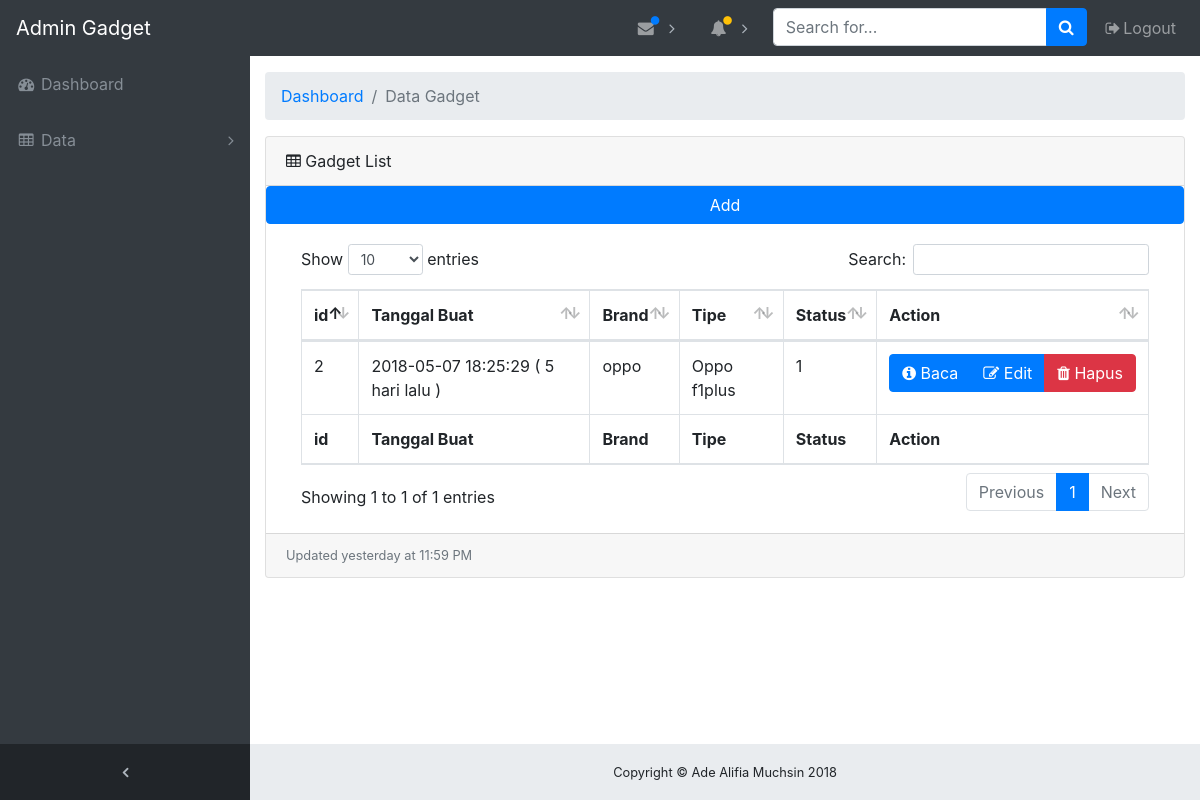
The app's page /index.php/admin/gadget, older data.
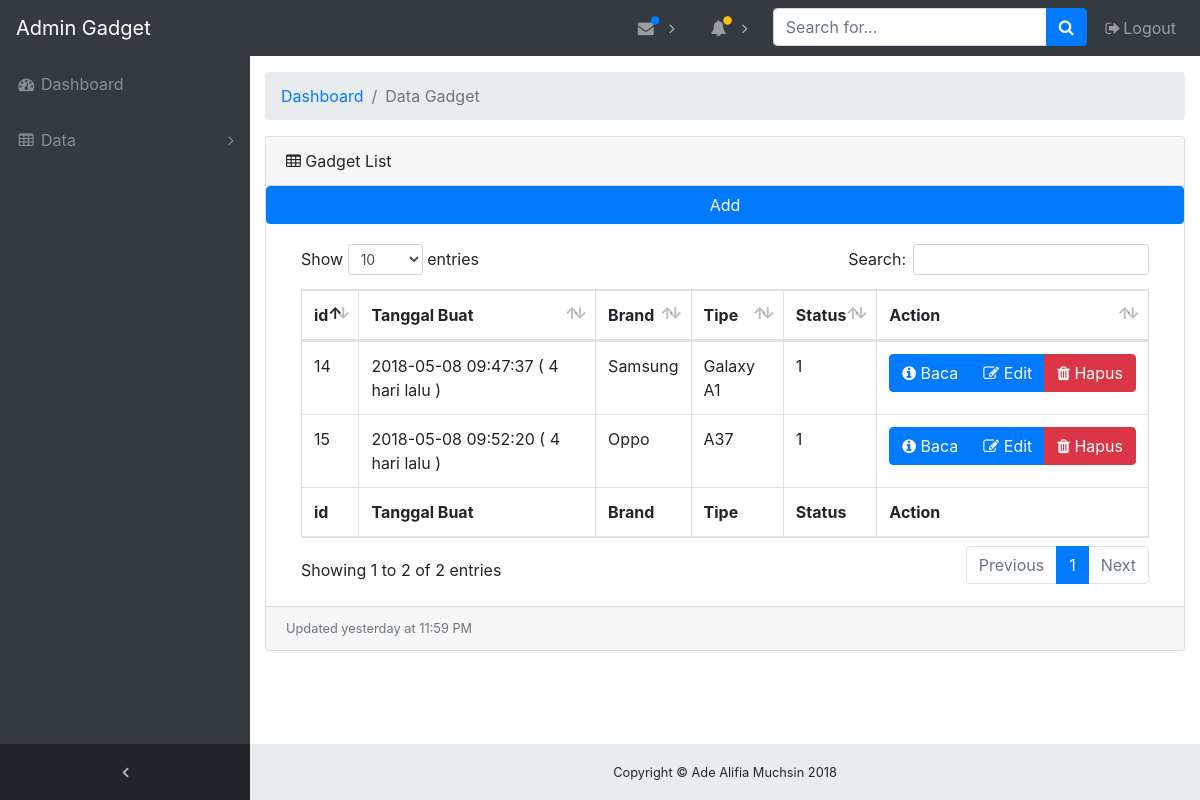
The same page, newer data.
### tables this page shows
CREATE TABLE `gadget_table` (
  `post_id` int(11) NOT NULL,
  `post_date` datetime DEFAULT '0000-00-00 00:00:00',
  `fk_brand_id` int(11) NOT NULL,
  `post_name` varchar(120) NOT NULL,
  `post_slug` varchar(120) NOT NULL,
  `post_keccpu` varchar(120) NOT NULL,
  `post_ram` int(11) NOT NULL,
  `post_battery` varchar(120) NOT NULL,
  `post_frontcam` varchar(120) NOT NULL,
  `post_backcam` varchar(120) NOT NULL,
  `post_int` int(11) NOT NULL,
  `post_thumbnail` varchar(120) NOT NULL,
  `post_status` tinyint(4) NOT NULL DEFAULT '1',
  `date_created` datetime NOT NULL DEFAULT CURRENT_TIMESTAMP
);

CREATE TABLE `brand` (
  `brand_id` int(11) NOT NULL,
  `brand_name` varchar(120) NOT NULL,
  `brand_description` varchar(200) NOT NULL,
  `date_created` timestamp NOT NULL DEFAULT CURRENT_TIMESTAMP
);

### application/controllers/Admin.php (called while the page is built, shortened)
<?php
class Admin extends CI_Controller {
	function __construct()
	{
		$this->load->helper('MY');
		$this->load->model('gadget_model');
		$this->load->model('brand_model');
		$this->load->model('user_model');
		$this->load->model('stockprice_model');
	}
	public function gadget(){
		$data['page_title'] = 'Gadget List';
		$data['all_gadget'] = $this->gadget_model->get_all_gadget();
		$this->load->view("templates/v_admin_header");
		$this->load->view('admin/gadget_view',$data);
		$this->load->view("templates/v_admin_footer");
	}
}

### index.php (called while the page is built, shortened)
<?php
require_once BASEPATH.'core/CodeIgniter.php';

### application/models/Gadget_model.php (called while the page is built, shortened)
<?php
    class Gadget_model extends CI_Model {
        public function get_all_gadget( $limit = FALSE, $offset = FALSE ) {
            $this->db->order_by('gadget_table.post_date', 'DESC');
            $this->db->join('brand', 'brand.brand_id = gadget_table.fk_brand_id');
            $query = $this->db->get('gadget_table');
            return $query->result();
        }
    }

### application/helpers/MY_helper.php (called while the page is built, shortened)
<?php
if (!function_exists('time_ago')) {
    function time_ago($time)
    {
        $periods = array("detik", "menit", "jam", "hari", "minggu", "bulan", "tahun", "dekade");
        $lengths = array("60", "60", "24", "7", "4.35", "12", "10");
        $now = time();
        $difference = $now - strtotime($time);
        $tense = "lalu";
        for ($j = 0; $difference >= $lengths[$j] && $j < count($lengths) - 1; $j++) {
            $difference /= $lengths[$j];
        }
        $difference = round($difference);
        return "$difference $periods[$j] $tense ";
    }
}

### application/views/admin/gadget_view.php (the view)
<?php defined('BASEPATH') OR exit('No direct script access allowed'); ?><!doctype html>
<div class="content-wrapper">
    <div class="container-fluid">
      <ol class="breadcrumb">
        <li class="breadcrumb-item">
          <a href="#">Dashboard</a>
        </li>
        <li class="breadcrumb-item active">Data Gadget</li>
      </ol>
      <div class="card mb-3">
        <div class="card-header">
          <i class="fa fa-table"></i> <?php echo $page_title ?>
          </div>
          <?php echo anchor('gadget/create', 'Add', array('class' => 'btn btn-primary')); ?>
        <div class="card-body">
          <div class="table-responsive">
            <table class="table table-bordered" id="dataTable" width="100%" cellspacing="0">
              <thead>
                <tr>
                  <th>id</th>
                  <th>Tanggal Buat</th>
                  <th>Brand</th>
                  <th>Tipe</th>
                  <th>Status</th>
                  <th>Action</th>
                </tr>
              </thead>
              <tfoot>
                <tr>
                  <th>id</th>
                  <th>Tanggal Buat</th>
                  <th>Brand</th>
                  <th>Tipe</th>
                  <th>Status</th>
                  <th>Action</th>
                </tr>
              </tfoot>
              <tbody>
              <?php if( !empty($all_gadget) ) : ?>
              <?php
                foreach ($all_gadget as $key) :
              ?>
                <tr>
                  <td><?php echo $key->post_id ?></td>
                  <td><?php echo $key->post_date ?> ( <?php echo time_ago($key->post_date)?>)</td>
                  <td><?php echo $key->brand_name ?></td>
                  <td><?php echo word_limiter($key->post_name, 10) ?></td>
                  <td><?php echo $key->post_status ?></td>
                  <td>
                    <div class="btn-group">
                    <a href="<?php echo base_url(). 'gadget/read/'.$key->post_slug ?>" class="btn btn-primary"><span class="fa fa-info-circle"></span> Baca</a>
                    <a href="<?php echo base_url(). 'gadget/edit/' . $key->post_id ?>" class="btn btn-primary"><span class="fa fa-edit"></span> Edit</a>
                    <a href="<?php echo base_url(). 'gadget/delete/' . $key->post_id ?>" onClick="return confirm('Apakah anda yakin ingin menghapus data ini?')" class="btn btn-danger"><span class="fa fa-trash"></span> Hapus</a>
                </div>
                  </td>
                </tr>
              <?php endforeach; ?>
              <?php else : ?>
              <p>Belum ada data.</p>
              <?php endif; ?>
              </tbody>
            </table>
          </div>
        </div>
        <div class="card-footer small text-muted">Updated yesterday at 11:59 PM</div>
      </div>
    </div>

Row changes from the older to the newer data that the page shows:
removed gadget_table: post_id "2", post_date "2018-05-07 18:25:29", post_date "5 hari lalu", fk_brand.brand_name "oppo", post_name "Oppo f1plus", post_status "1"
added gadget_table: post_id "15", post_date "2018-05-08 09:52:20", post_date "4 hari lalu", fk_brand.brand_name "Oppo", post_name "A37", post_status "1"
added gadget_table: post_id "14", post_date "2018-05-08 09:47:37", post_date "4 hari lalu", fk_brand.brand_name "Samsung", post_name "Galaxy A1", post_status "1"
Text that changed along with them:
text written by a page script: "Show entries Search: Showing 1 to 1 of 1 entries Previous 1 Next" → "Show entries Search: Showing 1 to 2 of 2 entries Previous 1 Next"
